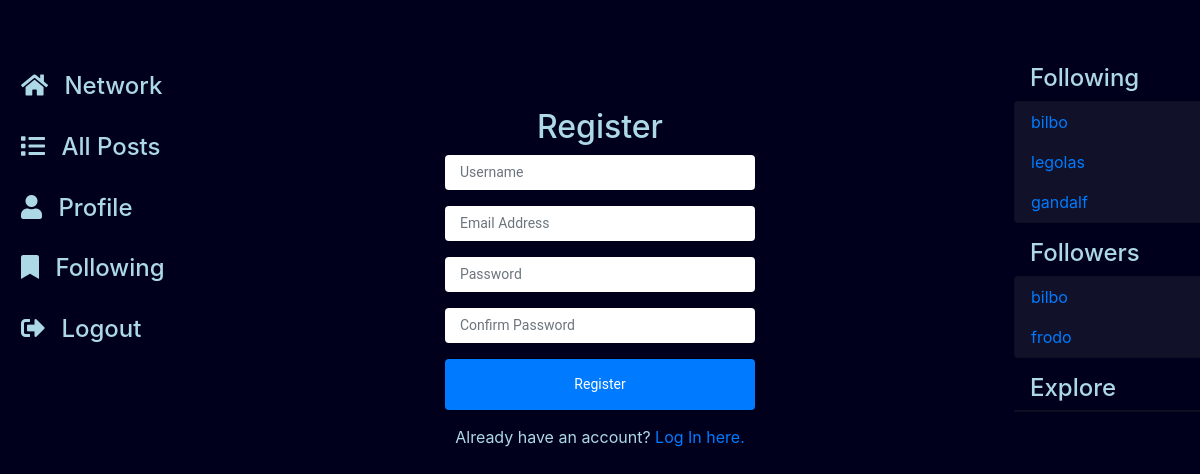
The app's page /register (signed in) with its own data.
### network/models.py (models this page shows)
class User(AbstractUser):
    followers = models.ManyToManyField("self", related_name="following", blank=True, symmetrical=False)

### network/views.py (the view)
# urls.py: path("register", views.register, name="register"),
def register(request):
    if request.method == "POST":
        username = request.POST["username"]
        email = request.POST["email"]
        password = request.POST["password"]
        confirmation = request.POST["confirmation"]
        if password != confirmation:
            return render(request, "network/register.html", {
                "message": "Passwords must match."
            })
        try:
            user = User.objects.create_user(username, email, password)
            user.save()
        except IntegrityError:
            return render(request, "network/register.html", {
                "message": "Username already taken."
            })
        login(request, user)
        return HttpResponseRedirect(reverse("index"))
    else:
        return render(request, "network/register.html")

### network/templates/network/register.html (shortened to what this page needs)
{% extends "network/layout.html" %}
{% block body %}
    <div class="register-page">
        <div class="form">
            <h2>Register</h2>
            <form action="{% url 'register' %}" method="post">
                <div class="form-group">
                    <input class="form-control" autofocus type="text" name="username" placeholder="Username">
                </div>
                <div class="form-group">
                    <input class="form-control" type="email" name="email" placeholder="Email Address">
                </div>
                <div class="form-group">
                    <input class="form-control" type="password" name="password" placeholder="Password">
                </div>
                <div class="form-group">
                    <input class="form-control" type="password" name="confirmation" placeholder="Confirm Password">
                </div>
                <input class="btn btn-primary" type="submit" value="Register">
            </form>
            Already have an account? <a href="{% url 'login' %}">Log In here.</a>
        </div>
    </div>
{% endblock %}

### network/templates/network/layout.html (shortened to what this page needs)
{% load static %}
<!DOCTYPE html>
<html lang="en">
  <head>
    <link rel="stylesheet" href="https://stackpath.bootstrapcdn.com/bootstrap/4.4.1/css/bootstrap.min.css">
    <link rel="stylesheet" href="https://use.fontawesome.com/releases/v5.14.0/css/all.css">
    <link href="{% static 'network/styles.css' %}" rel="stylesheet">
  </head>
  <body>
    <div class="body">
      <div class="row">
        <div class="sidebar col-lg-2 col-md-1 py-5 px-1">
          <h4 class="sidebar-heading"> <a class="nav-link" href="{% url 'index' %}"><i style="padding-right: 10px;" class="fas fa-home"></i> Network</a></h4>
          <h4 class="sidebar-heading"> <a class="nav-link" href="{% url 'index' %}"><i style="padding-right: 10px;" class="fas fa-list"></i> All Posts</a></h4>
          {% if user.is_authenticated %}
            <h4 class="sidebar-heading"> <a class="nav-link" href="{% url 'posts' request.user %}"><i style="padding-right: 10px;" class="fa fa-user"></i> Profile<span class="sr-only">(current)</span></a></h4>
            <h4 class="sidebar-heading"> <a class="nav-link" href="{% url 'posts' 'following'%}"><i style="padding-right: 10px;" class="fa fa-bookmark"></i> Following<span class="sr-only">(current)</span></a></h4>
            <h4 class="sidebar-heading"> <a class="nav-link" href="{% url 'logout' %}"><i style="padding-right: 10px;" class="fa fa-sign-out-alt"></i> Logout<span class="sr-only">(current)</span></a></h4>
          {% endif %}
        </div>
        <div class="col-lg-8 col-md-6 ">
          {% block body %}
          {% endblock %}
        </div>
        <div class="sidebar col-lg-2 col-md-3 py-5 px-1">
          {% if user.is_authenticated %}
            <h4 class="sidebar-heading">Following</h4>
            <div class="card sidebar-body">
              <ul class="list-group">
                {% for person in request.user.following.all %}
                  <a class="nav-link" href="{% url 'posts' person %}">
                    {{ person.username }}
                  </a>
                {% endfor %}
              </ul>
            </div>
            <h4 class="sidebar-heading"> Followers</h4>
            <div class="card sidebar-body">
              <ul class="list-group">
                {% for person in request.user.followers.all %}
                  <a class="nav-link" href="{% url 'posts' person %}">
                    {{ person.username }}
                  </a>
                {% endfor %}
              </ul>
            </div>
            <h4 class="sidebar-heading">Explore</h4>
            <div class="card sidebar-body">
            </div>
          {% endif %}
        </div>
      </div>
    </div>
  </body>
</html>

### network/static/network/styles.css (style rules this page uses)
body { background : rgb(0, 0, 29); color: lightblue; }
.register-page { width: 500px; padding: 8% 0 0; margin: auto; max-width: 500px; }
.form { position: relative; z-index: 1; max-width: 400px; margin: 0 auto 100px; padding: 45px; text-align: center; }
.form input { font-family: "Roboto", sans-serif; outline: 0; width: 100%; border: 0; margin: 0 0 15px; padding: 15px; box-sizing: border-box; font-size: 14px; }
.card { margin: 1px; background : rgb(17, 17, 41); color: white; }
.sidebar { background : 0%; color: lightblue; }
.sidebar-heading { margin-left: 1rem; margin-top: 1rem; }
.sidebar-heading a { color: lightblue; }
.sidebar-body { margin: auto; }
.list-group { background: 0%; }

### records on screen
User: username "bilbo"
User: username "legolas"
User: username "gandalf"
User: username "frodo"
